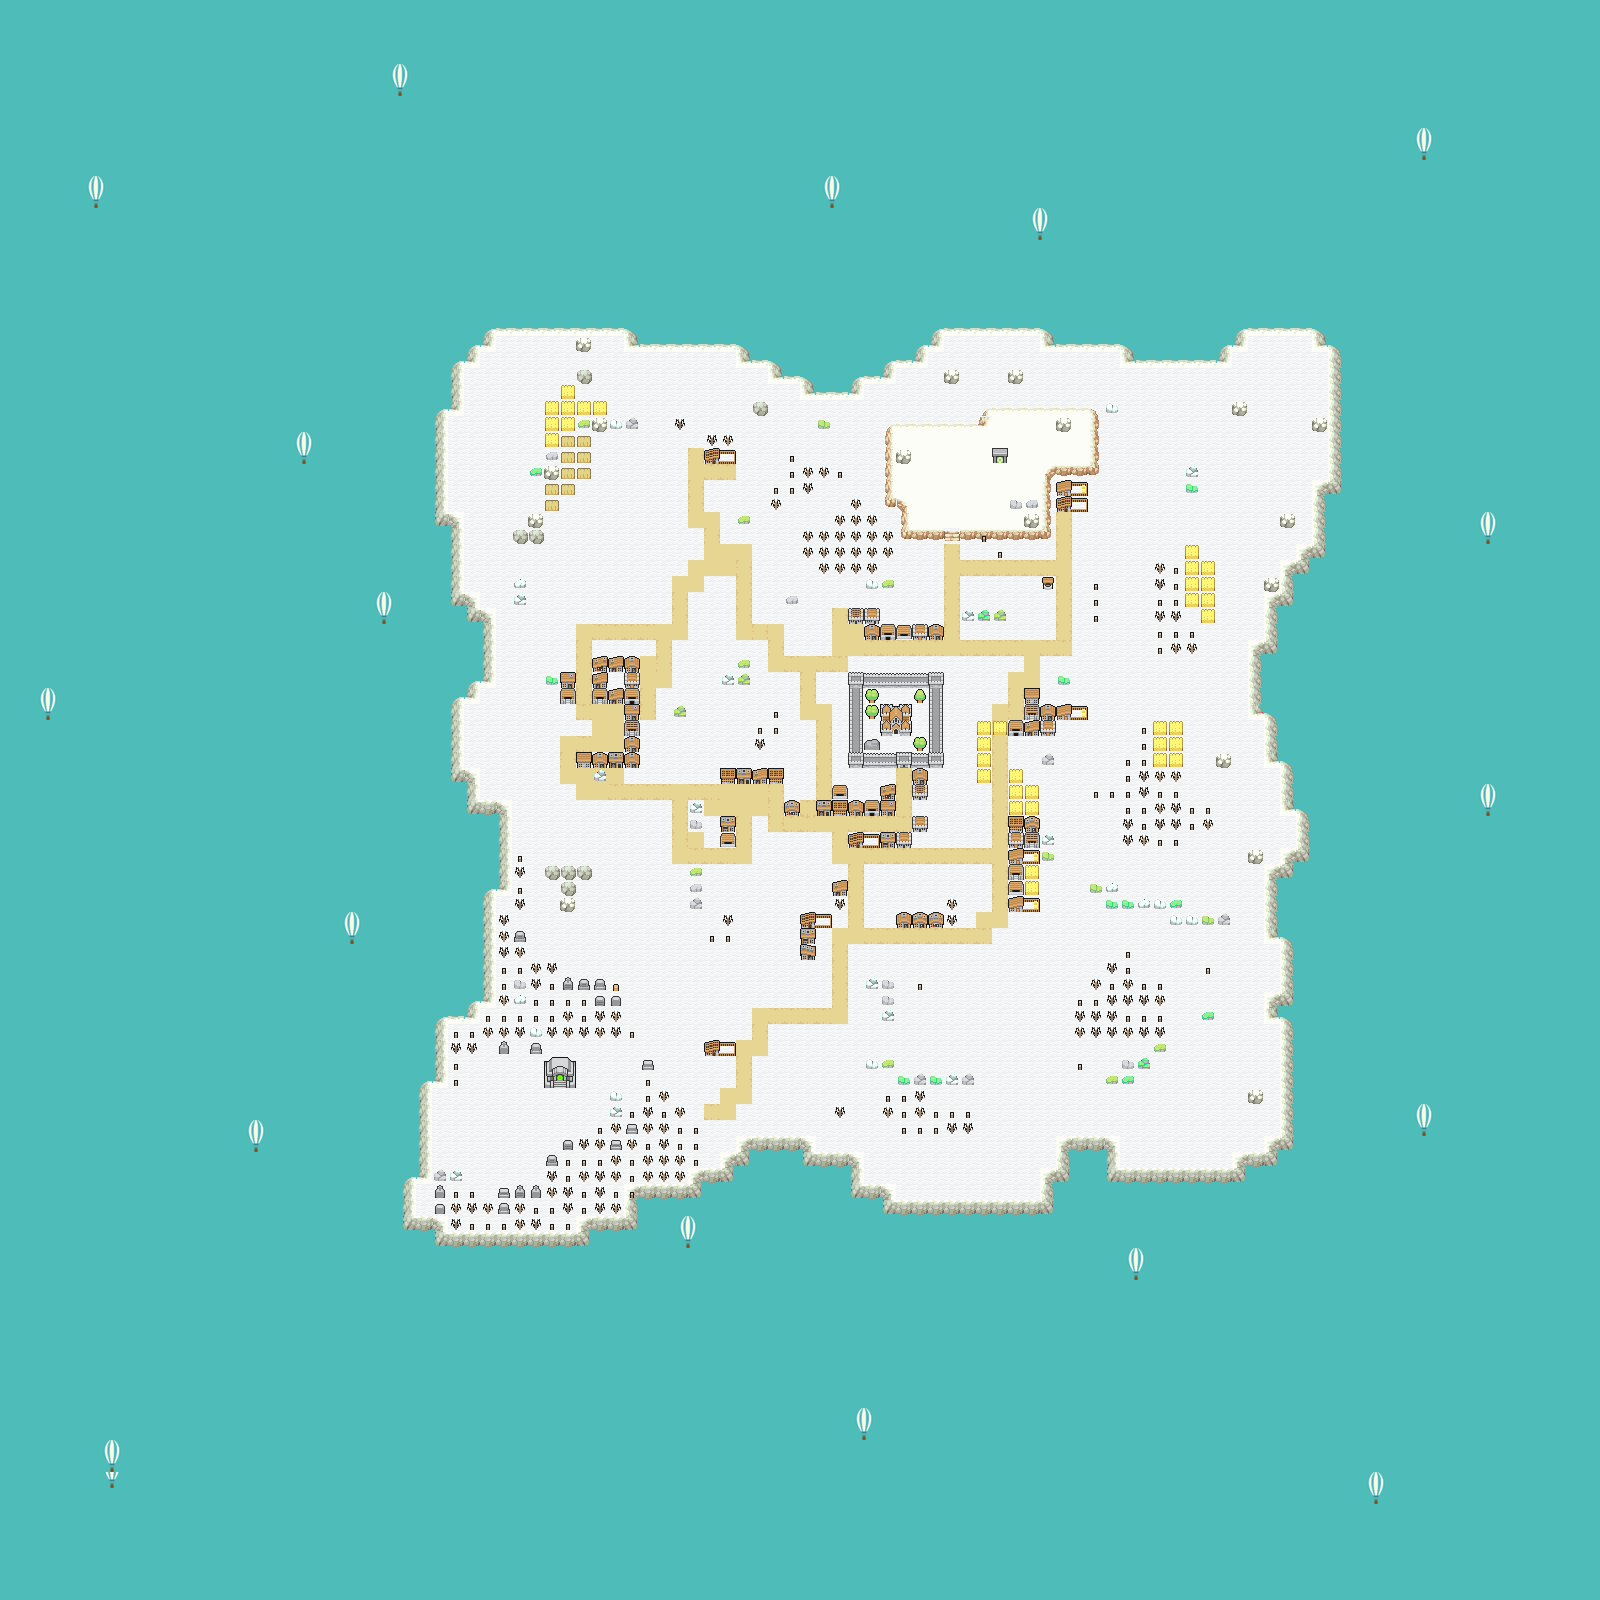

Tiled map render using the project's own tile images. Description and the map definition, with tile-layer contents summarised, below:
An orthogonal 100x100 tile map with 16x16 px tiles, 5 tile layers (floor, path, cliff, secondFloor, ...), 9 tilesets and 238 objects (236x collision, spawnPlayer, spawnBoss).

<map version="1.5" tiledversion="1.7.2" orientation="orthogonal" renderorder="right-down" width="100" height="100" tilewidth="16" tileheight="16" infinite="0" nextlayerid="7" nextobjectid="255">
 <tileset firstgid="1" source="white_wool.tsx" />
 <tileset firstgid="2" source="AllAssetsPreview.tsx" />
 <tileset firstgid="1351" source="Rocks.tsx" />
 <tileset firstgid="1363" source="WinterDeadTrees.tsx" />
 <tileset firstgid="1367" source="ColoredBuildingsPreview.tsx" />
 <tileset firstgid="2147" source="Cliff_winter.tsx" />
 <tileset firstgid="2210" source="aerostat-hot-air-balloon-festival-flight-aqua-removebg-preview (2).tsx" />
 <tileset firstgid="2214" source="Portal.tsx" />
 <tileset firstgid="2218" source="Tombstones.tsx" />
 <layer id="1" name="floor" width="100" height="100">
  <data>[10000 cells, 10000 non-empty, 4 distinct tile ids]</data>
 </layer>
 <layer id="4" name="path" width="100" height="100">
  <data>[10000 cells, 239 non-empty, 4 distinct tile ids]</data>
 </layer>
 <layer id="5" name="cliff" width="100" height="100">
  <data>[10000 cells, 673 non-empty, 17 distinct tile ids]</data>
 </layer>
 <layer id="3" name="secondFloor" width="100" height="100">
  <data>[10000 cells, 64 non-empty, 16 distinct tile ids]</data>
 </layer>
 <layer id="2" name="buildings" width="100" height="100">
  <data>[10000 cells, 566 non-empty, 74 distinct tile ids]</data>
 </layer>
 <objectgroup id="6" name="objects">
  <object id="1" name="spawnPlayer" x="947.5" y="490.75">
   <point />
  </object>
  <object id="2" name="spawnBoss" x="509.333" y="1124">
   <point />
  </object>
  <object id="3" type="collision" x="416" y="416.75" width="21" height="112.75" />
  <object id="4" type="collision" x="432" y="367.875" width="21" height="48.25" />
  <object id="5" type="collision" x="448.5" y="351.875" width="21" height="16.75" />
  <object id="6" type="collision" x="459.5" y="335.625" width="21" height="19.5" />
  <object id="7" type="collision" x="474.5" y="317.625" width="21" height="28.75" />
  <object id="8" type="collision" x="482.25" y="316.125" width="156" height="20.75" />
  <object id="9" type="collision" x="625.25" y="326.375" width="156" height="20.75" />
  <object id="10" type="collision" x="736.75" y="344.125" width="76.5" height="20.75" />
  <object id="11" type="collision" x="768.75" y="361.125" width="65.75" height="20.75" />
  <object id="12" type="collision" x="797.125" y="375.875" width="65.75" height="20.75" />
  <object id="13" type="collision" x="829.375" y="359.125" width="65.75" height="20.75" />
  <object id="14" type="collision" x="859.875" y="342.125" width="65.75" height="20.75" />
  <object id="15" type="collision" x="874.375" y="327.375" width="65.75" height="20.75" />
  <object id="16" type="collision" x="930.375" y="315.875" width="128.75" height="20.75" />
  <object id="17" type="collision" x="1039.63" y="336.125" width="93.5" height="20.75" />
  <object id="18" type="collision" x="1117.38" y="348.875" width="116" height="20.75" />
  <object id="19" type="collision" x="1188.13" y="330.875" width="65.75" height="20.75" />
  <object id="20" type="collision" x="1231.88" y="316.875" width="97" height="20.75" />
  <object id="21" type="collision" x="1308.63" y="337.125" width="65.75" height="20.75" />
  <object id="22" type="collision" x="1324.63" y="350.625" width="32" height="133.75" />
  <object id="23" type="collision" x="1308.63" y="474.875" width="27.75" height="85" />
  <object id="24" type="collision" x="1291.38" y="541.875" width="36" height="73.5" />
  <object id="25" type="collision" x="1277.13" y="557.625" width="27.25" height="55.25" />
  <object id="26" type="collision" x="1262.13" y="587.125" width="22" height="72.75" />
  <object id="27" type="collision" x="1246.5" y="635.125" width="22" height="82.75" />
  <object id="28" type="collision" x="1261" y="697.375" width="22" height="72.75" />
  <object id="29" type="collision" x="1275.5" y="744.375" width="22" height="72.75" />
  <object id="30" type="collision" x="1293.75" y="801.625" width="22" height="72.75" />
  <object id="31" type="collision" x="1278.25" y="842.875" width="22" height="72.75" />
  <object id="32" type="collision" x="1264.75" y="861.625" width="22" height="85.25" />
  <object id="33" type="collision" x="1275.75" y="932.125" width="22" height="72.75" />
  <object id="34" type="collision" x="1262.25" y="984.875" width="22" height="44.25" />
  <object id="35" type="collision" x="1275.75" y="1013.13" width="22" height="132.25" />
  <object id="36" type="collision" x="1262.5" y="1131.88" width="22" height="41" />
  <object id="37" type="collision" x="1230" y="1145.63" width="41" height="25.75" />
  <object id="38" type="collision" x="1105.5" y="1163.63" width="140.75" height="23.75" />
  <object id="39" type="collision" x="1051.38" y="1130.63" width="67.5" height="48.25" />
  <object id="40" type="collision" x="1036.75" y="1164.88" width="22.25" height="48.25" />
  <object id="41" type="collision" x="847.5" y="1182.13" width="49" height="23.25" />
  <object id="42" type="collision" x="866.125" y="1196.88" width="167.75" height="23.25" />
  <object id="43" type="collision" x="798.75" y="1147.63" width="63.25" height="40.25" />
  <object id="44" type="collision" x="739.375" y="1131.63" width="71.75" height="40.25" />
  <object id="45" type="collision" x="718.875" y="1148.63" width="35.75" height="42.5" />
  <object id="46" type="collision" x="684.125" y="1165.25" width="50" height="38.5" />
  <object id="52" type="collision" x="426.375" y="1003" width="24" height="88" />
  <object id="54" type="collision" x="407" y="1061.25" width="24" height="106.5" />
  <object id="57" type="collision" x="486.25" y="801.25" width="24" height="94.25" />
  <object id="58" type="collision" x="448" y="770.25" width="41.25" height="56.25" />
  <object id="59" type="collision" x="444.25" y="691.125" width="22.5" height="92.75" />
  <object id="60" type="collision" x="457.5" y="678.875" width="22.5" height="25" />
  <object id="61" type="collision" x="467.25" y="605" width="28.5" height="84" />
  <object id="62" type="collision" x="433" y="504.25" width="28.5" height="84" />
  <object id="63" type="collision" x="445" y="533.25" width="28.5" height="84" />
  <object id="64" type="collision" x="511.75" y="527.818" width="32.5" height="16.3636" />
  <object id="65" type="collision" x="529.023" y="512" width="15.0455" height="16.3636" />
  <object id="66" type="collision" x="543.568" y="479.818" width="32.5" height="16.3636" />
  <object id="67" type="collision" x="543.023" y="495.636" width="17.5909" height="16.3636" />
  <object id="68" type="collision" x="528.295" y="463.636" width="63.9545" height="16.3636" />
  <object id="69" type="collision" x="543.295" y="401.091" width="50.3181" height="62.7272" />
  <object id="70" type="collision" x="560.386" y="384.364" width="15.7727" height="16.3636" />
  <object id="71" type="collision" x="576.114" y="367.943" width="15.7727" height="16.3636" />
  <object id="72" type="collision" x="576.114" y="336.443" width="15.7727" height="16.3636" />
  <object id="73" type="collision" x="591.864" y="400.693" width="15.7727" height="16.3636" />
  <object id="74" type="collision" x="591.614" y="415.693" width="51.0227" height="16.3636" />
  <object id="75" type="collision" x="512.114" y="575.068" width="15.7727" height="32.6136" />
  <object id="76" type="collision" x="671.864" y="416.068" width="15.7727" height="16.3636" />
  <object id="79" type="collision" x="702.614" y="431.068" width="34.0227" height="33.6136" />
  <object id="80" type="collision" x="752.364" y="399.818" width="15.7727" height="16.3636" />
  </objectgroup>
</map>
<!-- 168 of 238 objects omitted -->
